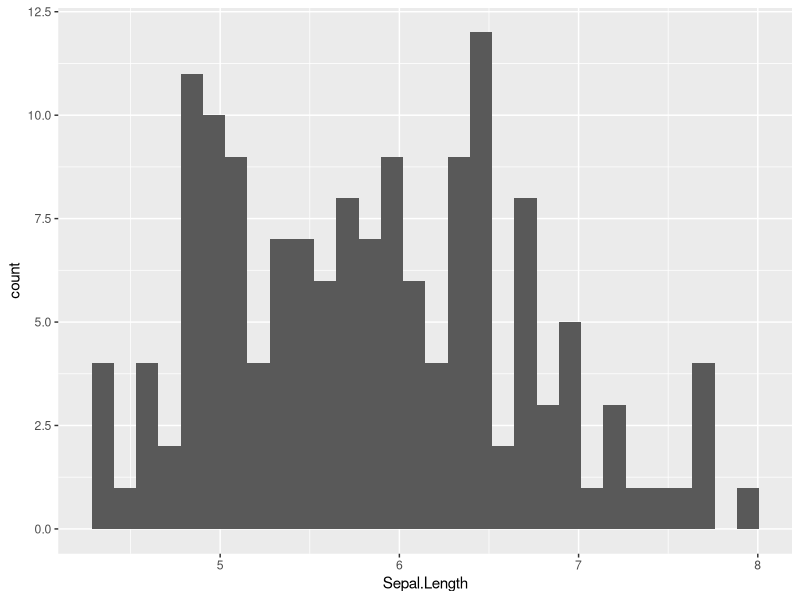
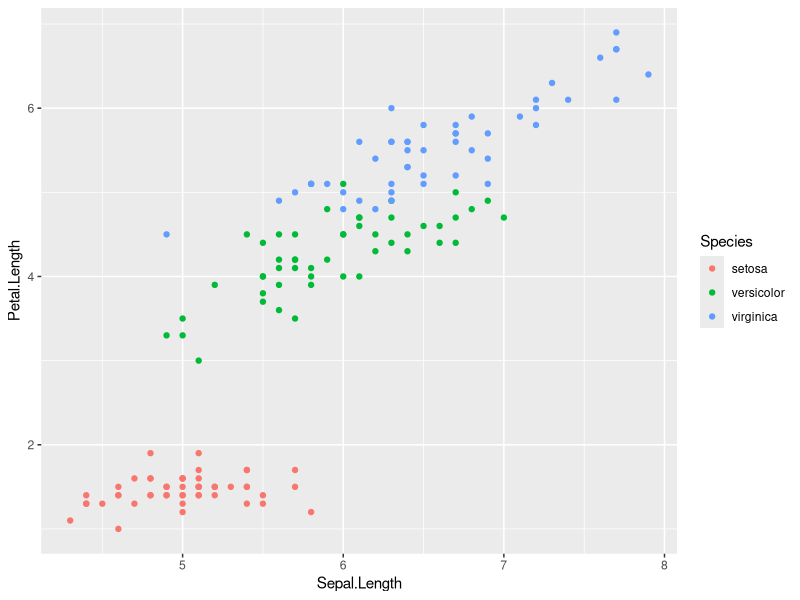
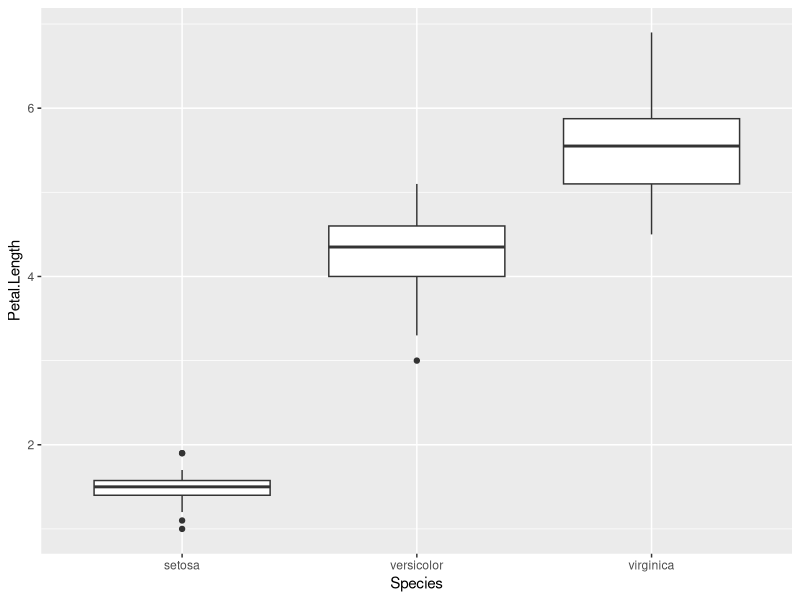
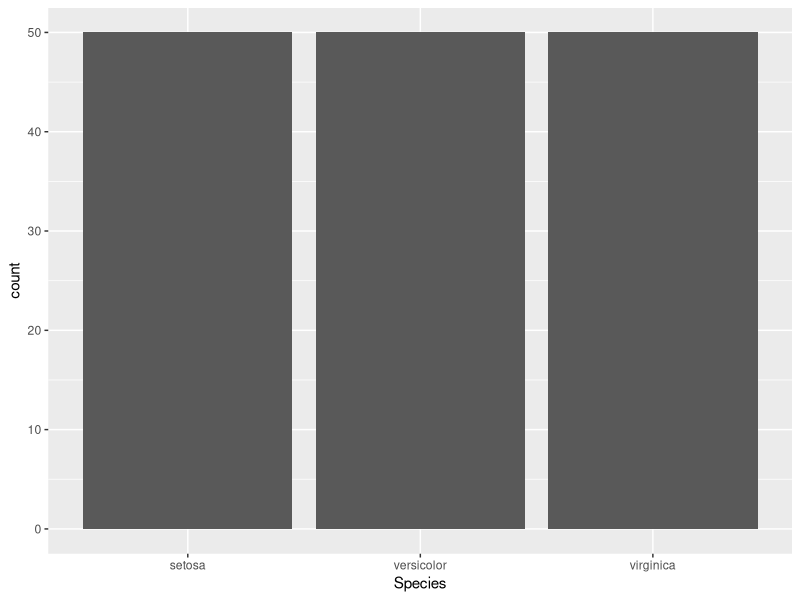
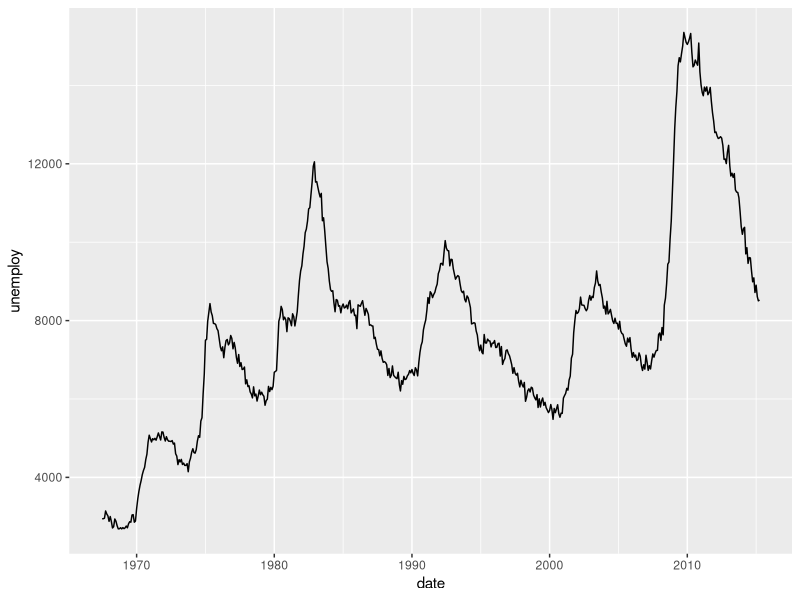

Source code (R) for these figures, in order:
## ---- chunk 1
suppressPackageStartupMessages({
  library(dplyr)
  library(ggplot2)
})
## ---- chunk 2
dplyr::glimpse(iris)
iris2 <- dplyr::as_tibble(iris)
## ---- chunk 3
# Su código aquí
## ---- chunk 4
#| echo: false

iris_resumen <- iris |>
  dplyr::summarise(
    avg_sepal_length = mean(Sepal.Length),
    avg_petal_length = mean(Petal.Length)
  )
## ---- chunk 5
print(iris_resumen)
## ---- chunk 6
# Su código aquí
## ---- chunk 7
#| echo: false

iris_resumen <- iris2 |>
  dplyr::group_by(Species) |>
  dplyr::summarise(avg_sepal_length = mean(Sepal.Length))
## ---- chunk 8
print(iris_resumen)
## ---- chunk 9
# Su código aquí
## ---- chunk 10
#| echo: false

iris_razon <- iris2 |>
  dplyr::mutate(razon_sepal_length_width = Sepal.Length / Sepal.Width)
## ---- chunk 11
print(head(iris_razon, 10))
## ---- chunk 12
# Su código aquí
## ---- chunk 13
#| echo: false

iris_filtrado <- iris2 |>
  dplyr::filter(Species == "setosa")
## ---- chunk 14
print(head(iris_filtrado, 10))
## ---- chunk 15
# Su código aquí
## ---- chunk 16
#| echo: false

iris_contado <- iris2 |>
  dplyr::group_by(Species) |>
  dplyr::summarise(count = n())
## ---- chunk 17
print(iris_contado)
## ---- chunk 18
dplyr::glimpse(ggplot2::economics)
## ---- chunk 19
# Su código aquí
## ---- chunk 20
#| echo: false

iris_hist <- ggplot2::ggplot(iris2, ggplot2::aes(x = Sepal.Length)) +
  ggplot2::geom_histogram()
## ---- chunk 21
print(iris_hist)
## ---- chunk 22
# Su código aquí
## ---- chunk 23
#| echo: false

iris_scatter <- ggplot2::ggplot(
  iris2,
  ggplot2::aes(x = Sepal.Length, y = Petal.Length, color = Species)
) +
  ggplot2::geom_point()
## ---- chunk 24
print(iris_scatter)
## ---- chunk 25
# Su código aquí
## ---- chunk 26
#| echo: false

iris_boxplot <- ggplot2::ggplot(
  iris2,
  ggplot2::aes(x = Species, y = Petal.Length)
) +
  ggplot2::geom_boxplot()
## ---- chunk 27
print(iris_boxplot)
## ---- chunk 28
# Su código aquí
## ---- chunk 29
#| echo: false

iris_barplot <- ggplot2::ggplot(iris2, ggplot2::aes(x = Species)) +
  ggplot2::geom_bar()
## ---- chunk 30
print(iris_barplot)
## ---- chunk 31
# Su código aquí
## ---- chunk 32
#| echo: false

economics_lineplot <- ggplot2::ggplot(
  ggplot2::economics,
  ggplot2::aes(x = date, y = unemploy)
) +
  ggplot2::geom_line()
## ---- chunk 33
print(economics_lineplot)
